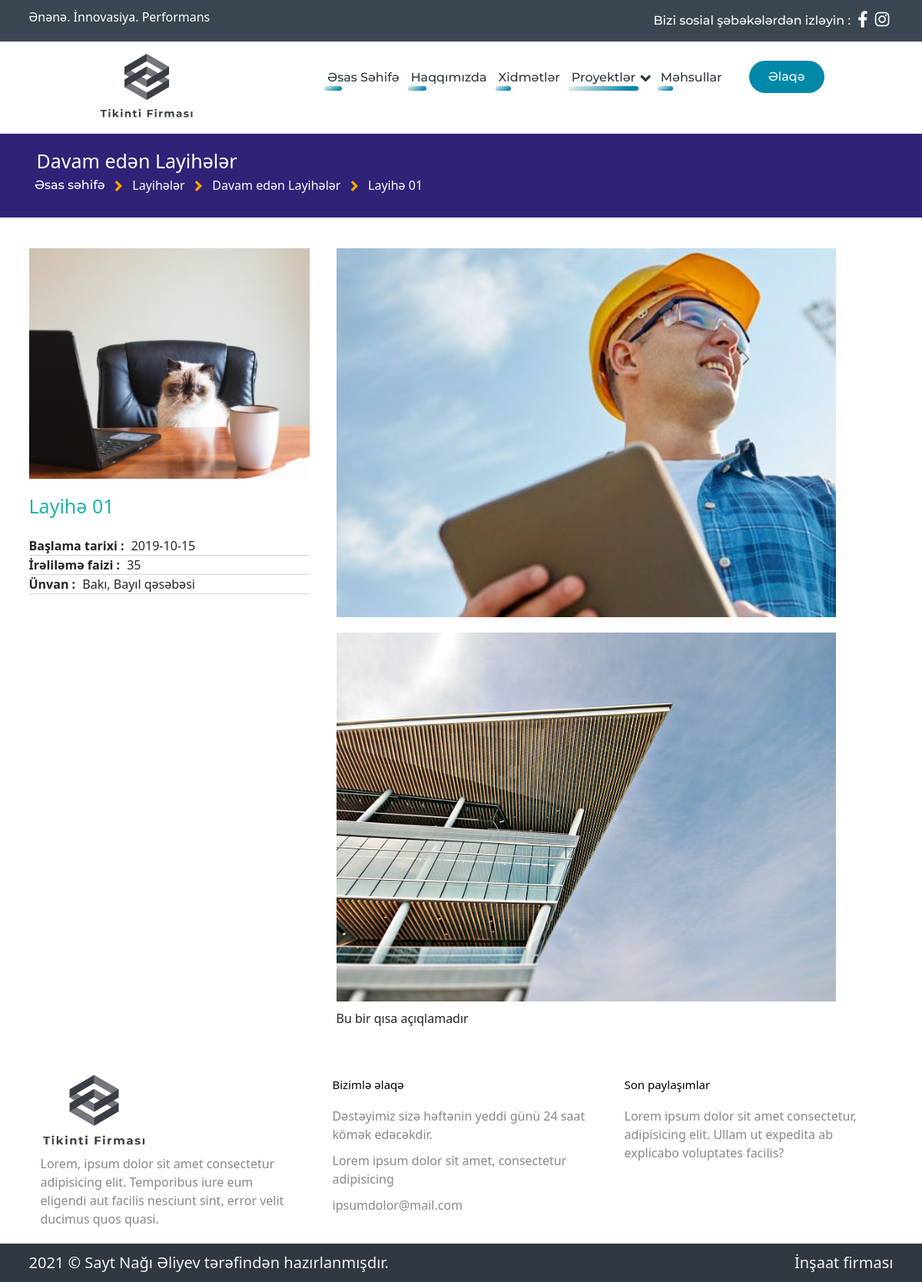
Screenshot of /projects/ongoingprojects/layihe_01 with the database file from the repository.
### app/models.py (models this page shows)
class OnGoingProject(db.Model):
    id = db.Column(db.Integer, primary_key=True)
    title = db.Column(db.String(100))
    description = db.Column(db.Text)
    start_time = db.Column(db.String(100))
    progress = db.Column(db.String(50))
    location = db.Column(db.String(100))
    images = db.relationship('OnGoingProjectImage', backref='project', lazy=True)
    slugified_title = db.Column(db.String(100))

class OnGoingProjectImage(db.Model):
    id = db.Column(db.Integer, primary_key=True)
    filename = db.Column(db.String(100))
    project_id = db.Column(db.Integer, db.ForeignKey('on_going_project.id'), nullable=False)

### view/routes.py (the view)
@view.route("/projects/ongoingprojects/<slug>")
def main_projects_ongoingProject(slug):
    from app.models import OnGoingProject
    ongProjects = OnGoingProject.query.all()
    for ogp in ongProjects:
        if ogp.slugified_title == slug:
            ongProject = ogp
            featured_image = ongProject.images[0].filename
    return render_template('view/details-ongoingProjects.html', ongProject = ongProject, featured_image = featured_image)

### view/templates/view/details-ongoingProjects.html (shortened to what this page needs)
{% extends "view/base.html" %}
{% block navBar %}
<div id="navbar">
    <div class="container">
        <div class="nav-items">
            <img class="logo" src="/view/static/view/img/logo_transparent2.png" alt="">
            <ul class="nav-links d-flex justify-content-end bootstrap-off">
                <li>
                    <div class="link-container">
                        <a class="bootstrap-off" href="/">Əsas Səhifə</a>
                        <div class="bg"></div>
                    </div>
                </li>
                <li>
                    <div class="link-container">
                        <a class="bootstrap-off" href="/about">Haqqımızda</a>
                        <div class="bg"></div>
                    </div>
                </li>
                <li>
                    <div class="link-container">
                        <a class="bootstrap-off" href="/services">Xidmətlər</a>
                        <div class="bg"></div>
                    </div>
                </li>
                <li class="dd-effect">
                    <div class="link-container">
                        <a class="bootstrap-off" href="#">Proyektlər</a>
                        <div class="down-icon"><i class="fas fa-angle-down fa-lg"></i></div>
                        <div class="bg"  style="width: 90%!important;"></div>
                    </div>
                </li>
                <li>
                    <div class="link-container">
                        <a class="bootstrap-off" href="/products">Məhsullar</a>
                        <div class="bg"></div>
                    </div>
                </li>
            </ul>
            <a class="cta" href="/contacts"><button class=" text-light my-4">Əlaqə</button></a>
        </div>
    </div>
</div>
{% endblock %}
{% block page %}
<section id="projects-content">
    <div class="head">
        <div class="container">
            <h2>Davam edən Layihələr</h2>
            <div class="location">
                <a href="/">Əsas səhifə</a>
                <i class="fas fa-angle-right fa-lg"></i>
                <p>Layihələr</p>
                <i class="fas fa-angle-right fa-lg"></i>
                <p>Davam edən Layihələr</p>
                <i class="fas fa-angle-right fa-lg"></i>
                <p>{{ongProject.title}}</p>
            </div>
        </div>
    </div>
    <div id="details-ogproject">
        <div class="container">
            <div class="row">
                <div class="col-4 featured">
                    <img class="featured-img" src="/view/static/view/uploads/{{featured_image}}" alt="">
                    <h2 class="featured-title">{{ongProject.title}}</h2>
                    <div class="featured-details">
                        {% if ongProject.start_time != None %}
                        <div class="detail">
                            <p class="detail-title">
                                Başlama tarixi :
                            </p>
                            <p class="detail-content">
                                {{ongProject.start_time}}
                            </p>
                        </div>
                        {% endif %}
                        {% if ongProject.progress != None %}
                        <div class="detail">
                            <p class="detail-title">
                                İrəliləmə faizi :
                            </p>
                            <p class="detail-content">
                                {{ongProject.progress}}
                            </p>
                        </div>
                        {% endif %}
                        {% if ongProject.location != None %}
                        <div class="detail">
                            <p class="detail-title">
                                Ünvan :
                            </p>
                            <p class="detail-content">
                                {{ongProject.location}}
                            </p>
                        </div>
                        {% endif %}
                    </div>
                </div>
                <div class="col-7 images">
                    {% for image in ongProject.images %}
                    {% if ongProject.images.index(image) != 0 %}
                    <img src="/view/static/view/uploads/{{image.filename}}" alt="" class="other-images">
                    {% endif %}
                    {% endfor %}
                    {{ongProject.description|safe}}
                </div>
            </div>
        </div>
    </div>
</section>
{% endblock %}

### view/static/view/css/style.css (style rules this page uses)
ul li { padding-left: 0px!important; }
#navbar { position: fixed; width: 100%; background: #fff; font-size: 1.6rem; padding: 10px 10%; z-index: 15; }
#navbar .logo { cursor: pointer; margin-right: auto; }
#navbar img { height: 100px; }
#navbar .nav-items { display: flex; justify-content: flex-end; }
#navbar .nav-links { padding: 25px 0px; list-style: none; }
#navbar .nav-links li { display: inline-block; padding: 0px 15px; position: relative; transition: all 0.5s ease; }
#navbar .nav-links li a { transition: all 0.3s ease 0s; }
#navbar .nav-links li .link-container { position: relative; display: inline-block; }
#navbar .nav-links li .bg { position: absolute; bottom: -5px; left: -4px; border-radius: 50px; width: 25%; height: 25%; z-index: 0; background-image: linear-gradient(147deg, #edf0f1 0%, #0088a9 85%); transition: all .5s; }
#navbar button { margin-left: 20px; padding: 9px 25px; color: #fff; background-color: #0088a9; border: none; border-radius: 50px; cursor: pointer; transition: all 0.3s ease 0s; }
#navbar li, #navbar a, #navbar button { color: #303841; }
.down-icon { display: inline-block; transform: translate(2px, 3px); color: #303841; }
#projects-content { padding-top: 120px; font-size: 1.6rem; }
#projects-content .head { padding: 20px 0px; background: #302277; color: #fff; }
#projects-content .head h2 { padding: 0px 10px; font-size: 2.5rem; }
#projects-content .head .location { display: flex; }
#projects-content .head .location i { color: orange; padding: 5px 5px; }
#projects-content .head .location a { padding: 0px 7.5px; color: #fff; }
#projects-content .head .location p { padding: 0px 7.5px; }
#projects-content #details-ogproject { display: flex; margin: 30px 0; justify-content: start; }
#projects-content #details-ogproject .featured { margin-top: 10px; margin-right: 10px; }
#projects-content #details-ogproject .featured .featured-img { height: 300px; width: auto; max-width: 100%; object-fit: cover; overflow: hidden; }
#projects-content #details-ogproject .featured .featured-title { font-size: 2.5rem; color: lightseagreen; padding: 20px 0; }
#projects-content #details-ogproject .featured .featured-details .detail { border-bottom: 1px solid lightgray; }
#projects-content #details-ogproject .featured .featured-details .detail p { display: inline; }
#projects-content #details-ogproject .featured .featured-details .detail .detail-title { font-weight: 600; padding-right: 5px; }
#projects-content #details-ogproject .images { margin-left: 10px; }
#projects-content #details-ogproject .images .other-images { height: 500px; width: auto; max-width: 100%; object-fit: cover; overflow: hidden; padding: 10px 0; }
#projects-content .row { margin-bottom: 15px; }
* { box-sizing: border-box; margin: 0; padding: 0; transition: all 0.4s ease; }
html { font-size: 10px; }
body { font-family: 'lato', sans-serif; font-size: 1.6rem; line-height: 1.5; background-color: #EEEEEE; }
li, a, button { font-family: "Montserrat", sans-serif; font-weight: 500; text-decoration: none !important; }
a { cursor: pointer; }
.bootstrap-off { margin: 0; padding: 0; border: 0; font-size: 1.6rem; font: inherit; vertical-align: baseline; text-decoration: none; }
ul { list-style: none; }

### rows the page displays
OnGoingProject: title "Layihə 01", start_time "2019-10-15", progress "35", location "Bakı, Bayıl qəsəbəsi", description "Bu bir qısa açıqlamadır"
OnGoingProjectImage: filename (picture)
OnGoingProjectImage: filename (picture)
OnGoingProjectImage: filename (picture)
